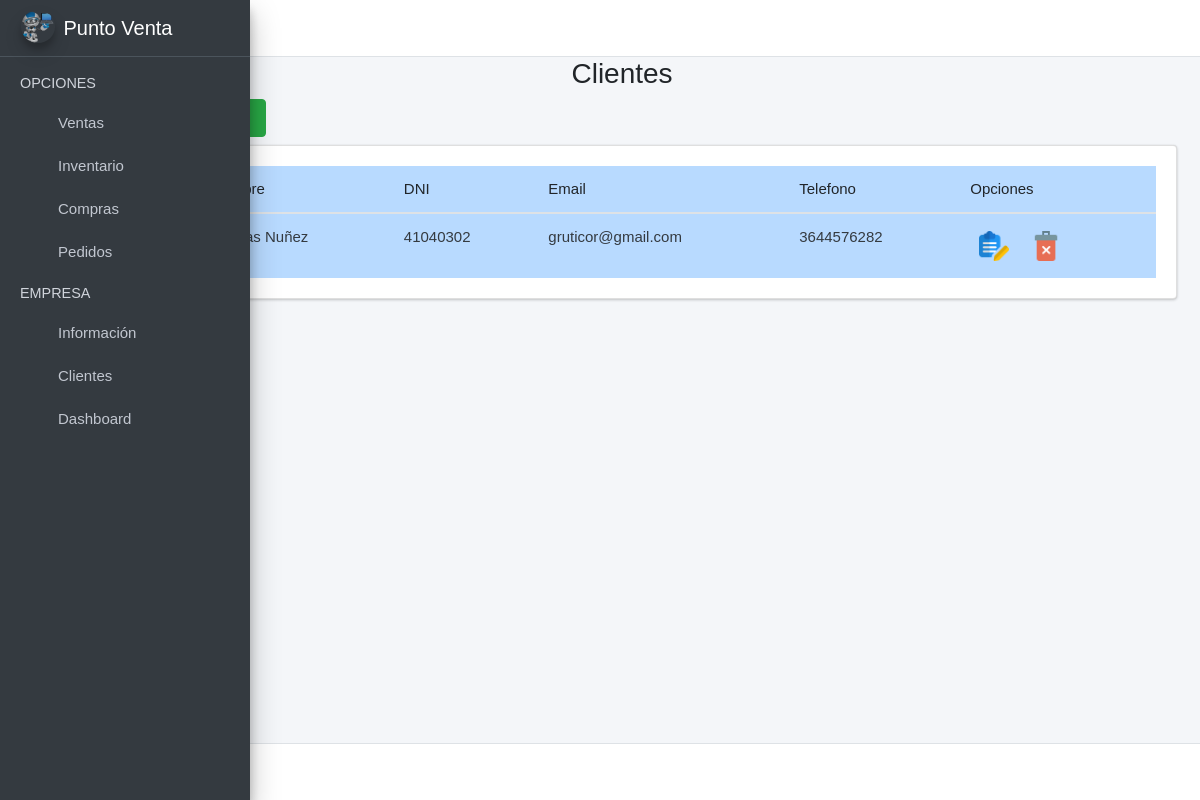
Page /ventas/Clientes/ on the earlier database version.
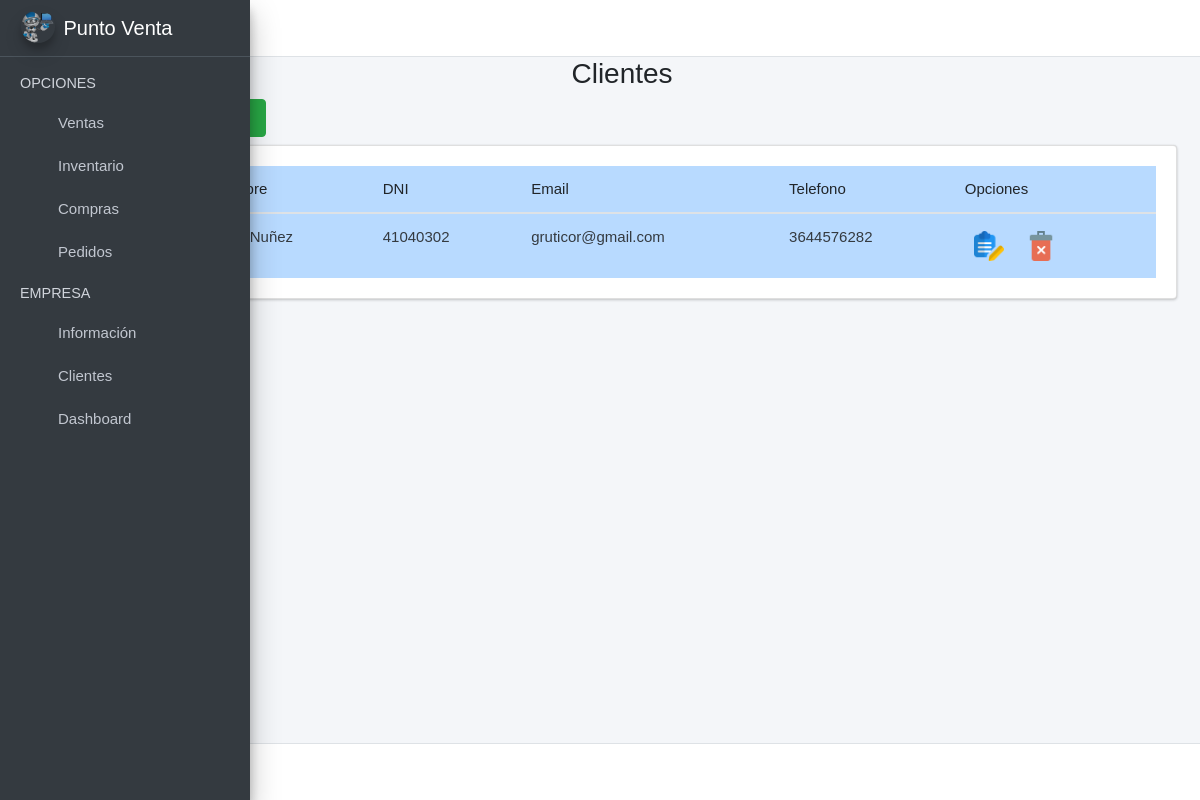
Same page on the later database version.
### Ventas/models.py (models this page shows, shortened)
class Cliente(models.Model):
    id = models.AutoField(primary_key=True)
    nombre_completo = models.CharField(max_length=200, null=False, blank=False)
    dni = models.IntegerField(null=False, blank=False)
    email = models.EmailField()
    telefono = models.CharField(max_length=200,  null=False, blank=False)
    direccion = models.CharField(max_length=200, null=False, blank=False)
    impositivo = models.CharField(choices=(('RI', 'Responsable Inscripto'), ('E', 'Exento'), ('C', 'Consumidor Final'), ('M', 'Responsable Monotributo+')), max_length=5, null=False, blank=False, default= 'RI')
    created = models.DateTimeField(auto_now_add=True)
    updated = models.DateTimeField(auto_now=True)
    class Meta:
        verbose_name = "Cliente"
        verbose_name_plural = "Clientes"

### Ventas/views.py (the view)
# urls.py: path('Clientes/', views.clientes_view, name='Clientes'),
def clientes_view(request):
    clientes = Cliente.objects.all()
    form_personal = AddClienteForm()
    form_editar = EditClienteForm()
    context = {
        'clientes': clientes,
        'form_personal': form_personal,
        'form_editar': form_editar
    }
    return render(request, 'clientes.html', context)

### Ventas/templates/clientes.html (shortened to what this page needs)
{% extends "base.html" %}
{% load static %}
{% load widget_tweaks %}
{% block content %}
<link rel="stylesheet" href="{% static 'index/css/b4.css' %}">
<div class="row">
    <div class="col-md-12">
        <h3 class="text-center">Clientes   <i class="fas fa-users"></i></h3>
        <div class="col-md-3 pb-2">
            <a href="#AgregarPersonalModal"
                data-toggle="modal" data-dismiss="modal">
                <button type="button" class="btn btn-success">
                </button>
            </a>
        </div>
        <div class="card card-body" style="overflow:scroll">
            <table class="table table-hover table-primary" id="myTable">
                <thead>
                    <tr>
                        <th># ID</th>
                        <th>Nombre</th>
                        <th>DNI</th>
                        <th>Email</th>
                        <th>Telefono</th>
                        <th>Opciones</th>
                    </tr>
                </thead>
                <tbody class="text-dark">
                    {% for i in clientes %}
                    <tr>
                        <td>{{i.id}}</td>
                        <td>{{i.nombre_completo}}</td>
                        <td>{{i.dni}}</td>
                        <td>{{i.email}}</td>
                        <td>{{i.telefono}}</td>
                        <td>
                            <button onclick="editarPersonal('{{i.id}}','{{i.nombre_completo}}', '{{i.dni}}', '{{i.email}}', '{{i.telefono}}', '{{i.direccion}}', '{{i.impositivo}}')" class="btn btn-dark-outline btn-sm" data-toggle="modal"
                                href="#EditarPersonalModal"><img src="{% static 'index/img/editar.png' %}" alt="Error"
                                    width="30"></button>
                            <button onclick="eliminarPersonal('{{i.id}}')" class="btn btn-dark-outline btn-sm"
                                data-toggle="modal" href="#EliminarPersonalModal"><img
                                    src="{% static 'index/img/delete.png' %}" alt="Error" width="30"></button>
                        </td>
                    </tr>
                    {% endfor %}
                </tbody>
            </table>
        </div>
    </div>
</div>
{% endblock %}

Differences in the rows shown:
changed Cliente "gruticor@gmail.com": nombre_completo "Nicolas Nuñez" → "Jose Nuñez"
